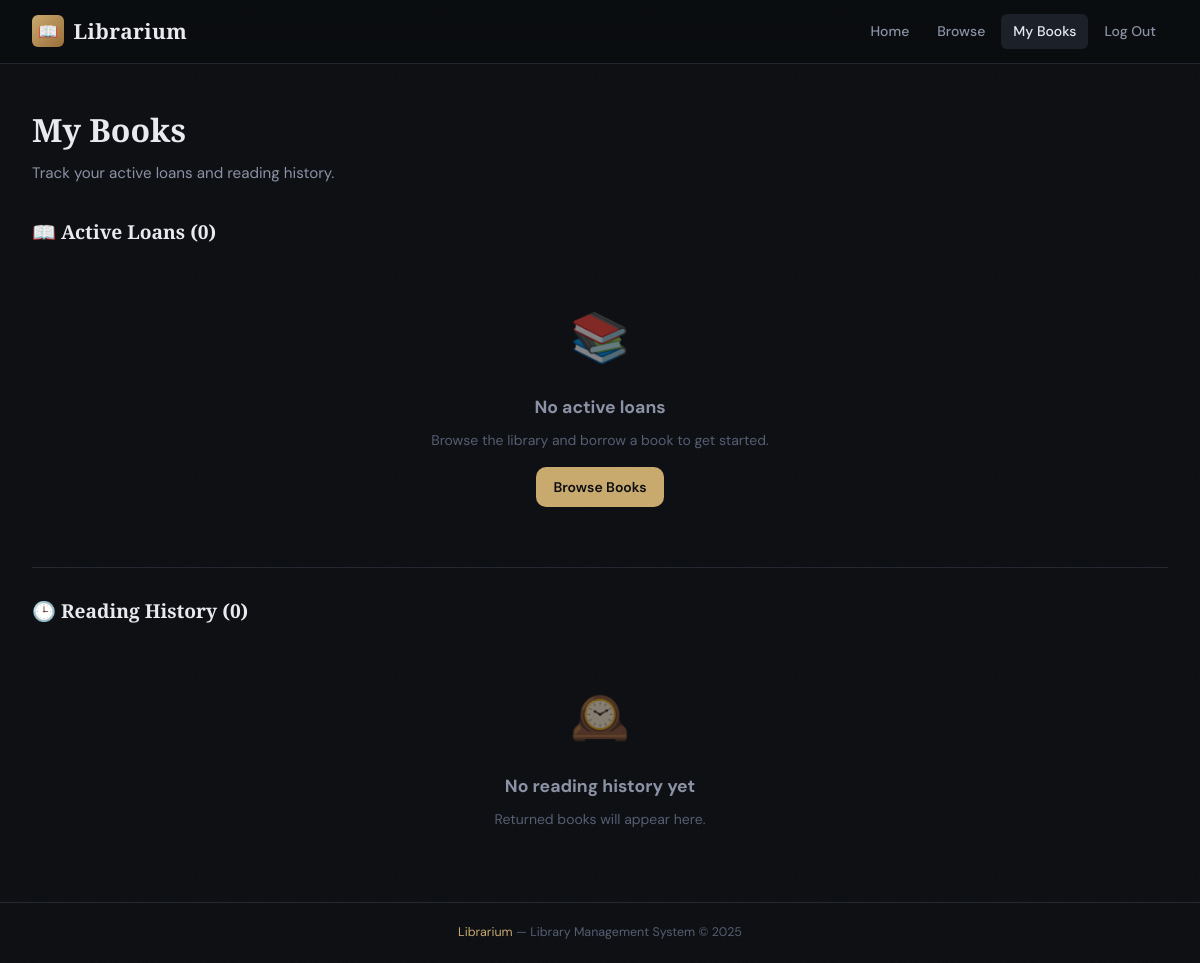
Page /my-borrowings (signed in) on the earlier database version.
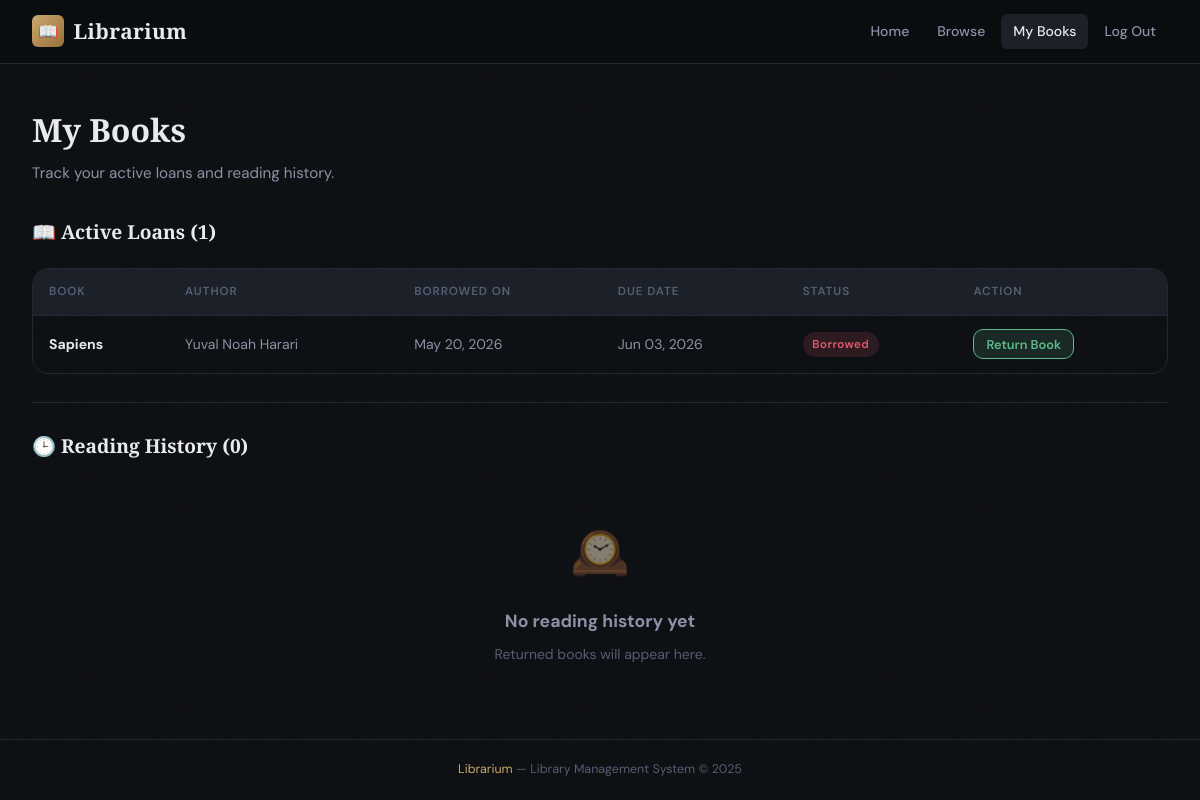
Same page on the later database version.
### models.py (models this page shows, shortened)
class Borrowing(db.Model):
    __tablename__ = "borrowings"
    id = db.Column(db.Integer, primary_key=True)
    user_id = db.Column(db.Integer, db.ForeignKey("users.id"), nullable=False, index=True)
    book_id = db.Column(db.Integer, db.ForeignKey("books.id"), nullable=False, index=True)
    borrow_date = db.Column(db.DateTime, default=datetime.utcnow, nullable=False)
    due_date = db.Column(db.DateTime, nullable=True)
    return_date = db.Column(db.DateTime, nullable=True)
    status = db.Column(db.String(20), default="borrowed", nullable=False)  # 'borrowed' | 'returned' | 'overdue'
    @property
    def is_overdue(self):
        if self.status == "borrowed" and self.due_date:
            return datetime.utcnow() > self.due_date
        return False

class Book(db.Model):
    __tablename__ = "books"
    id = db.Column(db.Integer, primary_key=True)
    title = db.Column(db.String(200), nullable=False)
    author = db.Column(db.String(150), nullable=False)
    isbn = db.Column(db.String(20), unique=True, nullable=False, index=True)
    genre = db.Column(db.String(80), nullable=True)
    description = db.Column(db.Text, nullable=True)
    availability_status = db.Column(db.Boolean, default=True, nullable=False)  # True = available
    added_at = db.Column(db.DateTime, default=datetime.utcnow)
    borrowings = db.relationship("Borrowing", backref="book", lazy="dynamic")

### routes.py (the view)
@main.route("/my-borrowings")
@login_required
def my_borrowings():
    user = current_user()
    if user.is_admin:
        return redirect(url_for("main.dashboard"))
    active = (
        Borrowing.query
        .filter_by(user_id=user.id, status="borrowed")
        .order_by(Borrowing.borrow_date.desc())
        .all()
    )
    history = (
        Borrowing.query
        .filter_by(user_id=user.id, status="returned")
        .order_by(Borrowing.return_date.desc())
        .all()
    )
    return render_template("my_borrowings.html", active=active, history=history, now=datetime.utcnow())

### models.py (called while the page is built)
    @property
    def is_admin(self):
        return self.role == "admin"

### routes.py (called while the page is built)
def login_required(f):
    @wraps(f)
    def decorated(*args, **kwargs):
        if "user_id" not in session:
            flash("Please log in to continue.", "warning")
            return redirect(url_for("main.login"))
        return f(*args, **kwargs)
    return decorated

def current_user():
    if "user_id" in session:
        return User.query.get(session["user_id"])
    return None

@main.context_processor
def inject_user():
    return {"current_user": current_user()}

### templates/my_borrowings.html (shortened to what this page needs)
{% extends "base.html" %}
{% block content %}
<div class="page-header">
  <h1>My Books</h1>
  <p>Track your active loans and reading history.</p>
</div>
<div class="section-header">
  <span class="section-title">📖 Active Loans ({{ active|length }})</span>
</div>
{% if active %}
<div class="table-wrap mb-2">
  <table>
    <thead>
      <tr><th>Book</th><th>Author</th><th>Borrowed On</th><th>Due Date</th><th>Status</th><th>Action</th></tr>
    </thead>
    <tbody>
      {% for b in active %}
      <tr>
        <td><strong>{{ b.book.title }}</strong></td>
        <td>{{ b.book.author }}</td>
        <td>{{ b.borrow_date.strftime('%b %d, %Y') }}</td>
        <td class="{% if b.is_overdue %}text-danger{% endif %}">
          {{ b.due_date.strftime('%b %d, %Y') if b.due_date else '—' }}
        </td>
        <td>
          {% if b.is_overdue %}
            <span class="badge badge-overdue">Overdue</span>
          {% else %}
            <span class="badge badge-borrowed">Borrowed</span>
          {% endif %}
        </td>
        <td>
          <form method="POST" action="{{ url_for('main.return_book', borrowing_id=b.id) }}">
            <button type="submit" class="btn btn-success btn-sm">Return Book</button>
          </form>
        </td>
      </tr>
      {% endfor %}
    </tbody>
  </table>
</div>
{% else %}
<div class="empty-state" style="padding:2rem">
  <div class="empty-state-icon">📚</div>
  <h3>No active loans</h3>
  <p>Browse the library and borrow a book to get started.</p>
  <a href="{{ url_for('main.books') }}" class="btn btn-primary" style="margin-top:1rem">Browse Books</a>
</div>
{% endif %}
<div class="divider"></div>
<div class="section-header">
  <span class="section-title">🕒 Reading History ({{ history|length }})</span>
</div>
{% if history %}
<div class="table-wrap">
  <table>
    <thead>
      <tr><th>Book</th><th>Author</th><th>Borrowed</th><th>Returned</th><th>Status</th></tr>
    </thead>
    <tbody>
      {% for b in history %}
      <tr>
        <td><strong>{{ b.book.title }}</strong></td>
        <td>{{ b.book.author }}</td>
        <td>{{ b.borrow_date.strftime('%b %d, %Y') }}</td>
        <td>{{ b.return_date.strftime('%b %d, %Y') if b.return_date else '—' }}</td>
        <td><span class="badge badge-returned">Returned</span></td>
      </tr>
      {% endfor %}
    </tbody>
  </table>
</div>
{% else %}
<div class="empty-state" style="padding:2rem">
  <div class="empty-state-icon">🕰️</div>
  <h3>No reading history yet</h3>
  <p>Returned books will appear here.</p>
</div>
{% endif %}
{% endblock %}

### templates/base.html (shortened to what this page needs)
<!DOCTYPE html>
<html lang="en">
<head>
  <link rel="stylesheet" href="{{ url_for('static', filename='css/style.css') }}">
</head>
<body>
<nav>
  <a href="{{ url_for('main.dashboard') }}" class="nav-brand">
    <div class="nav-brand-icon">📖</div>
    <span class="nav-brand-text">Librarium</span>
  </a>
  <div class="nav-links">
    <a href="{{ url_for('main.dashboard') }}" class="nav-link {% if request.endpoint == 'main.dashboard' %}active{% endif %}">Home</a>
    <a href="{{ url_for('main.books') }}"     class="nav-link {% if request.endpoint == 'main.books' %}active{% endif %}">Browse</a>
    {% if current_user %}
      {% if not current_user.is_admin %}
        <a href="{{ url_for('main.my_borrowings') }}" class="nav-link {% if request.endpoint == 'main.my_borrowings' %}active{% endif %}">My Books</a>
      {% endif %}
      <a href="{{ url_for('main.logout') }}" class="nav-link">Log Out</a>
    {% else %}
      <a href="{{ url_for('main.login') }}" class="nav-link">Log In</a>
      <a href="{{ url_for('main.register') }}" class="nav-link nav-btn">Join Free</a>
    {% endif %}
  </div>
</nav>
<main>
  {% block content %}{% endblock %}
</main>
<footer>
  <span>Librarium</span> &mdash; Library Management System &copy; {{ 2025 }}
</footer>
</body>
</html>

Differences in the rows shown:
added Borrowing: book "Sapiens", book.author "Yuval Noah Harari", borrow_date "May 20, 2026", due_date "Jun 03, 2026", status "Borrowed"
Other differences:
{{ active|length }}: "0" → "1"
text no longer shown: "📚 No active loans Browse the library and borrow a book to get started. Browse Books"
text now shown: "BOOK AUTHOR BORROWED ON DUE DATE STATUS ACTION"
